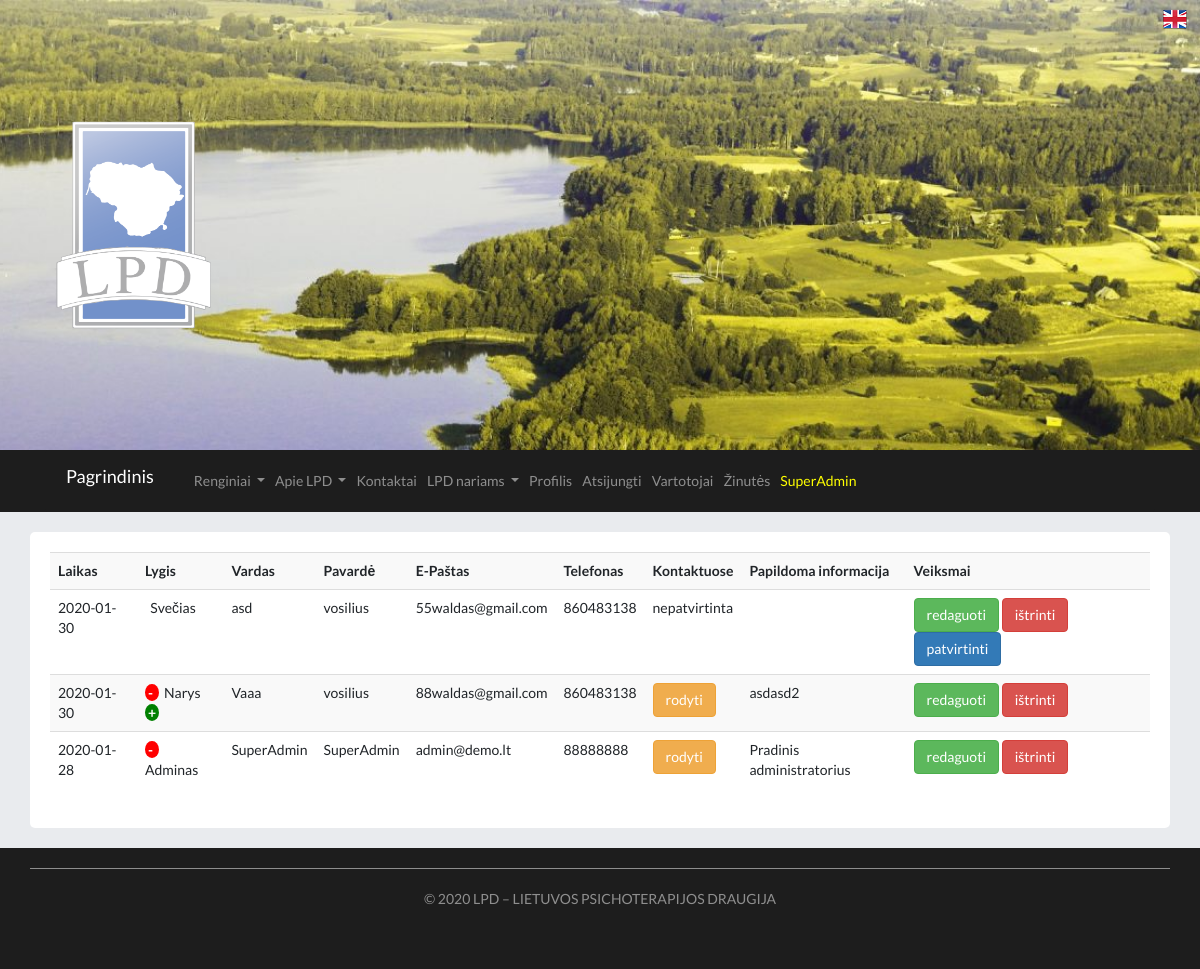
The app's page /vartotojai/ (signed in), older data.
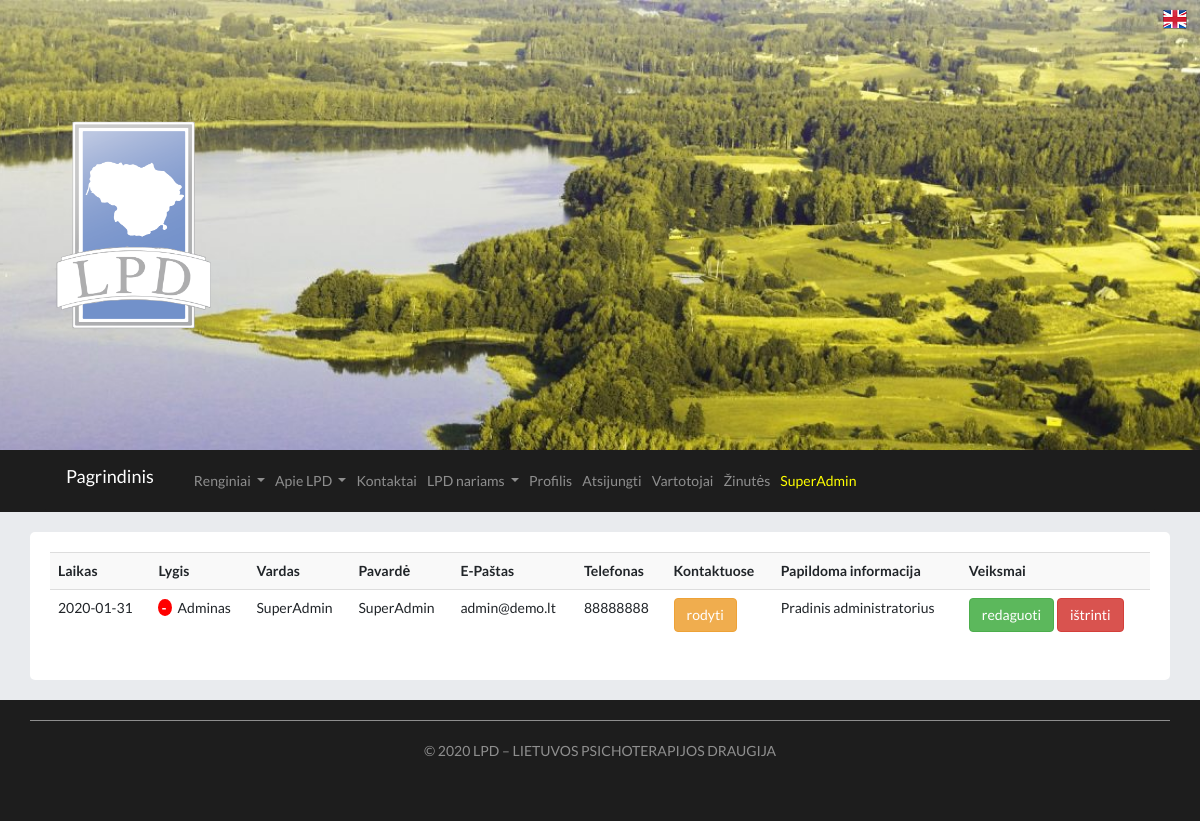
The same page, newer data.
### main.py (models this page shows)
class User(db.Model):
	id = db.Column(db.Integer, primary_key=True)
	date_created = db.Column(db.DateTime, default=datetime.utcnow)
	name = db.Column(db.String(200), nullable=False)
	surname = db.Column(db.String(200), nullable=False)
	phone = db.Column(db.String(200), default="")
	email = db.Column(db.String(200), nullable=False)
	lvl = db.Column(db.Integer, default=0)
	password = db.Column(db.String(200), nullable=False)
	image = db.Column(db.String(300), default="")
	info = db.Column(db.String(1000), default="")
	info_en = db.Column(db.String(1000), default="")
	show = db.Column(db.String(10), default="False")
	confirmed = db.Column(db.String(10), default="False")
	session_token = db.Column(db.String, default="")
	lang = db.Column(db.String, default="LT")

### main.py (the view)
@app.route("/vartotojai/", methods=["POST","GET"])
def control_users():
	users = reversed(User.query.order_by(User.date_created).all())
	return render_template("vartotojai.html", users=users, current_user=current_user())

### main.py (called while the page is built)
def current_user():
	email = request.cookies.get("current-user-email")
	current_user = User.query.filter_by(email=email).first()
	if current_user == None:
		current_user = guest_user()
	current_user.lang = request.cookies.get("current-user-lang")
	return current_user

### templates/vartotojai.html (shortened to what this page needs)
{% extends "base.html" %}
{% block page%}
	<div class = "row justify-content-lg-center">
		<div class = "col-lg-12 page">
		{% if current_user.lvl == 2 %}
		<table class="table table-striped">
			<tr>
				<th scope="col">{% if current_user.lang == "LT" %} Laikas {% else %} Time {% endif %}</th>
				<th scope="col">{% if current_user.lang == "LT" %} Lygis {% else %} Level {% endif %}</th>
				<th scope="col">{% if current_user.lang == "LT" %} Vardas {% else %} Name {% endif %}</th>
				<th scope="col">{% if current_user.lang == "LT" %} Pavardė {% else %} Surname {% endif %}</th>
				<th scope="col">{% if current_user.lang == "LT" %} E-Paštas {% else %} Email {% endif %}</th>
				<th scope="col">{% if current_user.lang == "LT" %} Telefonas {% else %} Phone {% endif %}</th>
				<th scope="col">{% if current_user.lang == "LT" %} Kontaktuose {% else %} In contacts {% endif %}</th>
				<th scope="col">{% if current_user.lang == "LT" %} Papildoma informacija {% else %} additional information {% endif %}</th>
				<th scope="col">{% if current_user.lang == "LT" %} Veiksmai {% else %} Actions {% endif %}</th>
			</tr>
			{% for user in users %}
				<tr>
				{% set date = user.date_created.strftime('%Y-%m-%d') %}
					<td>{{date}}</td>
					<td>
						{% if user.confirmed == "True" and user.lvl > 0%}
							<a href="/down_user/{{user.id}}" class="mini_btn bg_red"> <b> - </b> </a>
						{% endif %}
							{% if user.lvl == 0 %}
								{% if current_user.lang == "LT" %} Svečias {% else %} Guest {% endif %}
							{% elif user.lvl == 1 %}
								{% if current_user.lang == "LT" %} Narys {% else %} Member {% endif %}
							{% elif user.lvl == 2 %}
								{% if current_user.lang == "LT" %} Adminas {% else %} Admin {% endif %}
							{% endif %}
						{% if user.confirmed == "True" and user.lvl < 2 %}
							<a href="/up_user/{{user.id}}" class="mini_btn bg_green"> <b> + </b> </a>
						{% endif %}
					</td>
					<td>{{user.name}}</td>
					<td>{{user.surname}}</td>
					<td>{{user.email}}</td>
					<td>{{user.phone}}</td>
					<td>
						{% if user.confirmed == "True" %}
								{% if user.show == "False" %}
									<a href="/show_user/{{user.id}}" class="btn btn-warning">  {% if current_user.lang == "LT" %} rodyti {% else %} show {% endif %}</a>
								{% else %}
									<a href="/show_user/{{user.id}}" class="btn btn-dark"> {% if current_user.lang == "LT" %} slėpti {% else %} hide {% endif %} </a>
								{% endif %}
						{% else %}
								<p> nepatvirtinta</p>
						{% endif %}
					</td>
					<td>{{user.info}}</td>
					<td>
						<a href="/edit_user/{{user.id}}" class="btn btn-success">  {% if current_user.lang == "LT" %} redaguoti {% else %} edit {% endif %}</a>
						<a href="/delete_user/{{user.id}}" class="btn btn-danger"> {% if current_user.lang == "LT" %} ištrinti {% else %} delete {% endif %} </a>
						{% if user.confirmed == "False" %}
							<a href="/confirm_user/{{user.id}}" class="btn btn-primary">  {% if current_user.lang == "LT" %} patvirtinti {% else %} confirm {% endif %}</a>
						{% endif %}
					</td>
				</tr>
			{% endfor %}
		</table>
		{% else %}
		error 404
		{% endif %}
		</div>
	</div>
{% endblock %}

### templates/base.html (shortened to what this page needs)
<!DOCTYPE html>
<html lang="en-US">
<head>
	<link href="https://stackpath.bootstrapcdn.com/bootstrap/4.4.1/css/bootstrap.min.css" rel="stylesheet">
	<link href="https://stackpath.bootstrapcdn.com/font-awesome/4.7.0/css/font-awesome.min.css" rel="stylesheet">
	<link href="//netdna.bootstrapcdn.com/bootstrap/3.2.0/css/bootstrap.min.css" rel="stylesheet" id="bootstrap-css">
	<link rel="stylesheet" href="../static/css/style.css">
</head>
<body>
	{% if current_user.lang == "LT" %}
		<a href="/change_lang/" class="btn pull-right"> <img src="../static/img/EN.png"></a>
	{% else %}
		<a href="/change_lang/" class="btn pull-right"> <img src="../static/img/LT.png"></a>
	{% endif %}
<div class= "top-image" style="background-image: url(../static/img/cropped-1920.jpg);">
		<div class="container">
			<div class="blog-logoa">
				<a href="/" title="LPTD - Lietuvos Psichoterapijos Draugija" rel="home">
					<img src="../static/img/ICON-PNG.png" alt= "LPD - Lietuvos Psichoterapijos Draugija">
				</a>
			</div>
		</div>
</div>
<div class = " bg_dark ">
<div class = "container">
<nav class="navbar navbar-expand-lg navbar-dark bg_dark ">
	{% if current_user.lang == "LT" %}
		<a class="navbar-brand" href="/"> Pagrindinis</a>
	{% else %}
		<a class="navbar-brand" href="/"> Main</a>
	{% endif %}
  <div class="collapse navbar-collapse bg_dark" id="navbarNavDropdown">
    <ul class="navbar-nav">
      <li class="nav-item dropdown ">
        <a class="nav-link dropdown-toggle" href="#" id="navbarDropdownMenuLink" role="button" data-toggle="dropdown" aria-haspopup="true" aria-expanded="false">
        {% if current_user.lang == "LT" %} Renginiai {% else %} Events {% endif %}
        </a>
      </li>
	  <li class="nav-item dropdown ">
        <a class="nav-link dropdown-toggle" href="#" id="navbarDropdownMenuLink" role="button" data-toggle="dropdown" aria-haspopup="true" aria-expanded="false">
           {% if current_user.lang == "LT" %} Apie LPD {% else %} About LPD {% endif %}
        </a>
      </li>
	  <li class="nav-item">
        <a class="nav-link" href="/kontaktai/"> {% if current_user.lang == "LT" %} Kontaktai {% else %} Contacts {% endif %}</a>
      </li>
	  {% if current_user.lvl > 0 %}
      <li class="nav-item dropdown ">
        <a class="nav-link dropdown-toggle" href="#" id="navbarDropdownMenuLink" role="button" data-toggle="dropdown" aria-haspopup="true" aria-expanded="false">
           {% if current_user.lang == "LT" %} LPD nariams {% else %} For LPD members {% endif %}
        </a>
      </li>
	  {% endif %}
	  {% if current_user.lvl > 0 or current_user.name|length > 1 %}
	  <li class="nav-item"><a class="nav-link" href="/edit_user/{{current_user.id}}">{% if current_user.lang == "LT" %} Profilis {% else %} Profile {% endif %}</a></li>
	  <li class="nav-item"><a class="nav-link" href="/logout/">{% if current_user.lang == "LT" %} Atsijungti {% else %} Log out {% endif %}</a></li>
	  {% endif %}
	  {% if current_user.lvl == 2 %}
	  <li class="nav-item"><a class="nav-link" href="/vartotojai/">{% if current_user.lang == "LT" %} Vartotojai {% else %} Users {% endif %}</a></li>
	  <li class="nav-item"><a class="nav-link" href="/sms/">{% if current_user.lang == "LT" %} Žinutės {% else %} Messages {% endif %}</a></li>
	  {% endif %}
	  {% if current_user.name|length > 0 %}
	   <li class="nav-item"><a class="nav-link" href="#" style="color:yellow">{{current_user.name}}</a></li>
	  {% endif %}
    </ul>
  </div>
</nav>
</div>
</div>
<div class="container ">
{% block page%}{% endblock %}
</div>
<div class="bg_dark footer-copyright text-center footer">
	<div class="container">
			{% if current_user.lang == "LT" %}
			<p> © 2020 LPD – <a href="/">LIETUVOS PSICHOTERAPIJOS DRAUGIJA</a>  </p>
			{% else %}
			<p> © 2020 LPD – <a href="/">LITHUANIAN PSYCHOTHERAPY FRIENDSHIP</a>  </p>
			{% endif %}
	</div>
</div>
</body>
</html>

### static/css/style.css (style rules this page uses)
body { background-color: #e9ebee; font-family: 'Raleway', sans-serif; font-family: 'Lato', sans-serif; }
.navbar { margin-bottom:0px !important ; }
.page { padding: 20px; margin:20px auto; border-radius: 5px; background-color: white; }
.blog-logoa img { max-height: 250px; width: auto; max-width: 100%; height: auto; }
.top-image { bottom: 0px; padding: 100px 0; background: no-repeat center; background-size: cover; -moz-background-size: cover; -webkit-background-size: cover; }
.bg_dark { background-color:#1D1D1D; }
.bg_dark>a { color:rgba(255,255,255,0.5); padding:10px; }
.footer { color:rgba(255,255,255,0.5); padding:20px 0px 30px 0px; }
.footer a { color:rgba(255,255,255,0.5); text-decoration: none; }
.footer .container { border-top: 1px solid rgba(255,255,255,0.5); padding:20px 0px ; }
.bg_red { background-color: red; }
.mini_btn { padding:0 3px; border-radius: 50%; text-decoration: none; color:white; }

Row changes from the older to the newer data that the page shows:
removed User: date_created "2020-01-30", lvl "Svečias", name "asd", surname "vosilius", email "55waldas@gmail.com", phone "860483138", confirmed "nepatvirtinta", shows "patvirtinti"
removed User: date_created "2020-01-30", lvl "Narys", name "Vaaa", surname "vosilius", email "88waldas@gmail.com", phone "860483138", shows "rodyti", info "asdasd2"
changed User "SuperAdmin": date_created "2020-01-28" → "2020-01-31"
